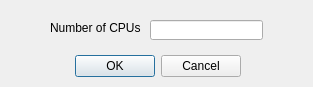
<?xml version="1.0" encoding="UTF-8"?>
<ui version="4.0">
 <class>CPUDialog</class>
 <widget class="QDialog" name="CPUDialog">
  <property name="geometry">
   <rect>
    <x>0</x>
    <y>0</y>
    <width>313</width>
    <height>87</height>
   </rect>
  </property>
  <property name="windowTitle">
   <string>CPU</string>
  </property>
  <widget class="QDialogButtonBox" name="buttonBox">
   <property name="geometry">
    <rect>
     <x>70</x>
     <y>50</y>
     <width>171</width>
     <height>32</height>
    </rect>
   </property>
   <property name="orientation">
    <enum>Qt::Horizontal</enum>
   </property>
   <property name="standardButtons">
    <set>QDialogButtonBox::Cancel|QDialogButtonBox::Ok</set>
   </property>
  </widget>
  <widget class="QLineEdit" name="nCPUEdit">
   <property name="geometry">
    <rect>
     <x>150</x>
     <y>20</y>
     <width>113</width>
     <height>20</height>
    </rect>
   </property>
  </widget>
  <widget class="QLabel" name="label">
   <property name="geometry">
    <rect>
     <x>50</x>
     <y>20</y>
     <width>91</width>
     <height>16</height>
    </rect>
   </property>
   <property name="text">
    <string>Number of CPUs</string>
   </property>
  </widget>
 </widget>
 <resources/>
 <connections>
  <connection>
   <sender>buttonBox</sender>
   <signal>accepted()</signal>
   <receiver>CPUDialog</receiver>
   <slot>accept()</slot>
   <hints>
    <hint type="sourcelabel">
     <x>248</x>
     <y>254</y>
    </hint>
    <hint type="destinationlabel">
     <x>157</x>
     <y>274</y>
    </hint>
   </hints>
  </connection>
  <connection>
   <sender>buttonBox</sender>
   <signal>rejected()</signal>
   <receiver>CPUDialog</receiver>
   <slot>reject()</slot>
   <hints>
    <hint type="sourcelabel">
     <x>316</x>
     <y>260</y>
    </hint>
    <hint type="destinationlabel">
     <x>286</x>
     <y>274</y>
    </hint>
   </hints>
  </connection>
 </connections>
</ui>
